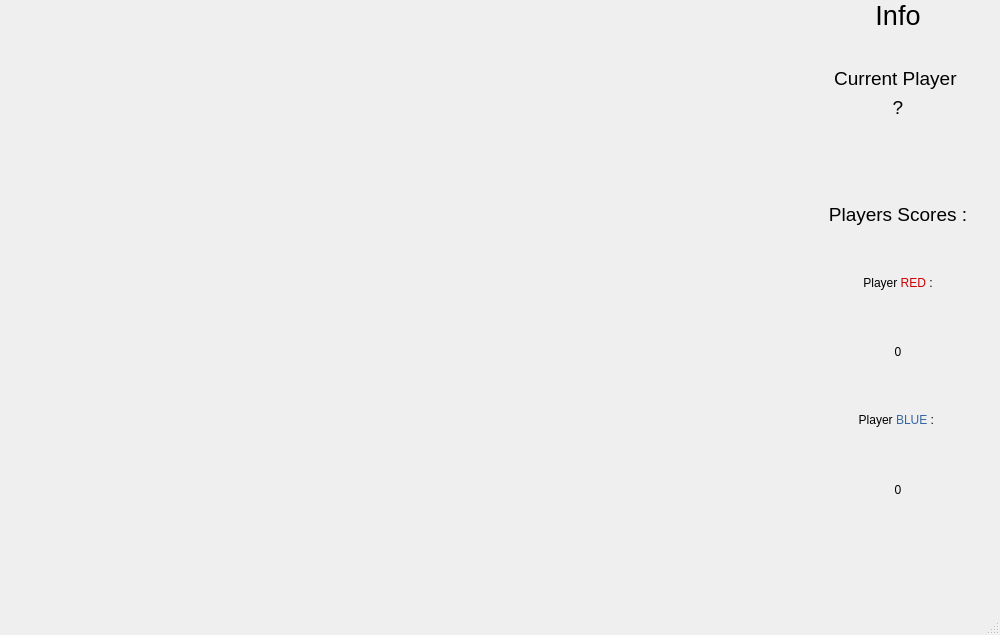
<?xml version="1.0" encoding="UTF-8"?>
<ui version="4.0">
 <class>MainWindow</class>
 <widget class="QMainWindow" name="MainWindow">
  <property name="geometry">
   <rect>
    <x>0</x>
    <y>0</y>
    <width>1000</width>
    <height>635</height>
   </rect>
  </property>
  <property name="sizePolicy">
   <sizepolicy hsizetype="Fixed" vsizetype="Fixed">
    <horstretch>0</horstretch>
    <verstretch>0</verstretch>
   </sizepolicy>
  </property>
  <property name="minimumSize">
   <size>
    <width>1000</width>
    <height>635</height>
   </size>
  </property>
  <property name="maximumSize">
   <size>
    <width>1000</width>
    <height>635</height>
   </size>
  </property>
  <property name="windowTitle">
   <string>MainWindow</string>
  </property>
  <widget class="QWidget" name="centralwidget">
   <widget class="QStackedWidget" name="stackedWidget">
    <property name="geometry">
     <rect>
      <x>0</x>
      <y>0</y>
      <width>811</width>
      <height>611</height>
     </rect>
    </property>
    <property name="currentIndex">
     <number>1</number>
    </property>
    <widget class="QWidget" name="pageConfig">
     <widget class="QWidget" name="layoutWidget">
      <property name="geometry">
       <rect>
        <x>7</x>
        <y>10</y>
        <width>791</width>
        <height>22</height>
       </rect>
      </property>
      <layout class="QHBoxLayout" name="horizontalLayout">
       <item>
        <spacer name="horizontalSpacer">
         <property name="orientation">
          <enum>Qt::Horizontal</enum>
         </property>
         <property name="sizeHint" stdset="0">
          <size>
           <width>40</width>
           <height>20</height>
          </size>
         </property>
        </spacer>
       </item>
       <item>
        <widget class="QLabel" name="labelConfigPageTitle">
         <property name="text">
          <string>CONFIGURATION</string>
         </property>
        </widget>
       </item>
       <item>
        <spacer name="horizontalSpacer_2">
         <property name="orientation">
          <enum>Qt::Horizontal</enum>
         </property>
         <property name="sizeHint" stdset="0">
          <size>
           <width>40</width>
           <height>20</height>
          </size>
         </property>
        </spacer>
       </item>
      </layout>
     </widget>
     <widget class="QWidget" name="layoutWidget">
      <property name="geometry">
       <rect>
        <x>0</x>
        <y>70</y>
        <width>801</width>
        <height>391</height>
       </rect>
      </property>
      <layout class="QHBoxLayout" name="horizontalLayout_7">
       <item>
        <spacer name="horizontalSpacer_13">
         <property name="orientation">
          <enum>Qt::Horizontal</enum>
         </property>
         <property name="sizeHint" stdset="0">
          <size>
           <width>228</width>
           <height>20</height>
          </size>
         </property>
        </spacer>
       </item>
       <item>
        <layout class="QVBoxLayout" name="verticalLayout_3">
         <item>
          <widget class="QLabel" name="labelConfigPageQuestionLoadTemplate">
           <property name="text">
            <string>Voulez-vous charger une tamplate: ?</string>
           </property>
           <property name="alignment">
            <set>Qt::AlignCenter</set>
           </property>
          </widget>
         </item>
         <item>
          <widget class="QGroupBox" name="groupBox">
           <property name="title">
            <string>Joueur rouge</string>
           </property>
           <layout class="QVBoxLayout" name="verticalLayout">
            <item>
             <widget class="QRadioButton" name="pageConfigRadioREDYES">
              <property name="text">
               <string>Oui</string>
              </property>
             </widget>
            </item>
            <item>
             <widget class="QRadioButton" name="pageConfigRadioREDNO">
              <property name="text">
               <string>Non</string>
              </property>
             </widget>
            </item>
           </layout>
          </widget>
         </item>
         <item>
          <widget class="QGroupBox" name="groupBox_2">
           <property name="title">
            <string>Joueur bleu</string>
           </property>
           <layout class="QVBoxLayout" name="verticalLayout_2">
            <item>
             <widget class="QRadioButton" name="pageConfigRadioBLUEYES">
              <property name="text">
               <string>Oui</string>
              </property>
             </widget>
            </item>
            <item>
             <widget class="QRadioButton" name="pageConfigRadioBLUENON">
              <property name="text">
               <string>Non</string>
              </property>
             </widget>
            </item>
           </layout>
          </widget>
         </item>
         <item>
          <widget class="QPushButton" name="buttonConfigPageValidate">
           <property name="text">
            <string>Valider</string>
           </property>
          </widget>
         </item>
        </layout>
       </item>
       <item>
        <spacer name="horizontalSpacer_14">
         <property name="orientation">
          <enum>Qt::Horizontal</enum>
         </property>
         <property name="sizeHint" stdset="0">
          <size>
           <width>228</width>
           <height>20</height>
          </size>
         </property>
        </spacer>
       </item>
      </layout>
     </widget>
    </widget>
    <widget class="QWidget" name="page"/>
    <widget class="QWidget" name="pageWelcome">
     <widget class="QWidget" name="layoutWidget_2">
      <property name="geometry">
       <rect>
        <x>0</x>
        <y>0</y>
        <width>791</width>
        <height>22</height>
       </rect>
      </property>
      <layout class="QHBoxLayout" name="horizontalLayout_6">
       <item>
        <spacer name="horizontalSpacer_11">
         <property name="orientation">
          <enum>Qt::Horizontal</enum>
         </property>
         <property name="sizeHint" stdset="0">
          <size>
           <width>40</width>
           <height>20</height>
          </size>
         </property>
        </spacer>
       </item>
       <item>
        <widget class="QLabel" name="labelWelcomePageTitle">
         <property name="text">
          <string>WELCOME</string>
         </property>
        </widget>
       </item>
       <item>
        <spacer name="horizontalSpacer_12">
         <property name="orientation">
          <enum>Qt::Horizontal</enum>
         </property>
         <property name="sizeHint" stdset="0">
          <size>
           <width>40</width>
           <height>20</height>
          </size>
         </property>
        </spacer>
       </item>
      </layout>
     </widget>
     <widget class="QPushButton" name="pushButtonWelcomePage">
      <property name="geometry">
       <rect>
        <x>290</x>
        <y>470</y>
        <width>191</width>
        <height>32</height>
       </rect>
      </property>
      <property name="text">
       <string>ALLER A LA PAGE CONFIG</string>
      </property>
     </widget>
     <widget class="QLabel" name="label">
      <property name="geometry">
       <rect>
        <x>70</x>
        <y>180</y>
        <width>691</width>
        <height>151</height>
       </rect>
      </property>
      <property name="text">
       <string>Bienvenue sur le jeu Stratego, Vous devez configurer le jeu avant de pouvoir lancer votre partie ! Après avoir cliqué sur le bouton ci-dessous, vous pourrez chosir comment voulez vous placer vos pièces, soit au moyen d'un template, soit de façon interactive</string>
      </property>
      <property name="textFormat">
       <enum>Qt::PlainText</enum>
      </property>
      <property name="wordWrap">
       <bool>true</bool>
      </property>
     </widget>
    </widget>
    <widget class="QWidget" name="pageGame">
     <property name="sizePolicy">
      <sizepolicy hsizetype="Fixed" vsizetype="Fixed">
       <horstretch>0</horstretch>
       <verstretch>0</verstretch>
      </sizepolicy>
     </property>
     <property name="minimumSize">
      <size>
       <width>900</width>
       <height>1000</height>
      </size>
     </property>
     <property name="maximumSize">
      <size>
       <width>900</width>
       <height>1000</height>
      </size>
     </property>
     <property name="baseSize">
      <size>
       <width>1000</width>
       <height>1000</height>
      </size>
     </property>
     <widget class="QWidget" name="layoutWidget">
      <property name="geometry">
       <rect>
        <x>0</x>
        <y>0</y>
        <width>791</width>
        <height>22</height>
       </rect>
      </property>
      <layout class="QHBoxLayout" name="horizontalLayout_5">
       <item>
        <spacer name="horizontalSpacer_9">
         <property name="orientation">
          <enum>Qt::Horizontal</enum>
         </property>
         <property name="sizeHint" stdset="0">
          <size>
           <width>40</width>
           <height>20</height>
          </size>
         </property>
        </spacer>
       </item>
       <item>
        <widget class="QLabel" name="labelGamePageTitle">
         <property name="text">
          <string>Jeu</string>
         </property>
        </widget>
       </item>
       <item>
        <spacer name="horizontalSpacer_10">
         <property name="orientation">
          <enum>Qt::Horizontal</enum>
         </property>
         <property name="sizeHint" stdset="0">
          <size>
           <width>40</width>
           <height>20</height>
          </size>
         </property>
        </spacer>
       </item>
      </layout>
     </widget>
    </widget>
   </widget>
   <widget class="QLabel" name="string_result">
    <property name="geometry">
     <rect>
      <x>10</x>
      <y>690</y>
      <width>471</width>
      <height>17</height>
     </rect>
    </property>
    <property name="text">
     <string>TextLabel</string>
    </property>
   </widget>
   <widget class="QWidget" name="verticalLayoutWidget">
    <property name="geometry">
     <rect>
      <x>810</x>
      <y>0</y>
      <width>176</width>
      <height>561</height>
     </rect>
    </property>
    <layout class="QVBoxLayout" name="verticalLayout_7">
     <item>
      <widget class="QLabel" name="info_2">
       <property name="font">
        <font>
         <pointsize>20</pointsize>
        </font>
       </property>
       <property name="text">
        <string>Info</string>
       </property>
       <property name="alignment">
        <set>Qt::AlignCenter</set>
       </property>
      </widget>
     </item>
     <item>
      <spacer name="verticalSpacer_4">
       <property name="orientation">
        <enum>Qt::Vertical</enum>
       </property>
       <property name="sizeType">
        <enum>QSizePolicy::Maximum</enum>
       </property>
       <property name="sizeHint" stdset="0">
        <size>
         <width>174</width>
         <height>20</height>
        </size>
       </property>
      </spacer>
     </item>
     <item>
      <layout class="QVBoxLayout" name="verticalLayout_8" stretch="0,0">
       <property name="spacing">
        <number>6</number>
       </property>
       <property name="topMargin">
        <number>10</number>
       </property>
       <property name="bottomMargin">
        <number>10</number>
       </property>
       <item>
        <widget class="QLabel" name="label_5">
         <property name="font">
          <font>
           <pointsize>14</pointsize>
          </font>
         </property>
         <property name="text">
          <string>Current Player </string>
         </property>
         <property name="alignment">
          <set>Qt::AlignCenter</set>
         </property>
        </widget>
       </item>
       <item>
        <widget class="QLabel" name="currentPlayerColor">
         <property name="font">
          <font>
           <pointsize>14</pointsize>
          </font>
         </property>
         <property name="text">
          <string>?</string>
         </property>
         <property name="alignment">
          <set>Qt::AlignCenter</set>
         </property>
        </widget>
       </item>
      </layout>
     </item>
     <item>
      <spacer name="verticalSpacer_5">
       <property name="orientation">
        <enum>Qt::Vertical</enum>
       </property>
       <property name="sizeType">
        <enum>QSizePolicy::Maximum</enum>
       </property>
       <property name="sizeHint" stdset="0">
        <size>
         <width>174</width>
         <height>48</height>
        </size>
       </property>
      </spacer>
     </item>
     <item>
      <layout class="QVBoxLayout" name="verticalLayout_9" stretch="10,10,10,10,10">
       <item>
        <widget class="QLabel" name="label_7">
         <property name="font">
          <font>
           <pointsize>14</pointsize>
          </font>
         </property>
         <property name="text">
          <string>Players Scores :</string>
         </property>
         <property name="alignment">
          <set>Qt::AlignCenter</set>
         </property>
        </widget>
       </item>
       <item>
        <widget class="QLabel" name="label_8">
         <property name="text">
          <string>&lt;html&gt;&lt;head/&gt;&lt;body&gt;&lt;p&gt;Player &lt;span style=&quot; color:#cc0000;&quot;&gt;RED &lt;/span&gt;:&lt;/p&gt;&lt;/body&gt;&lt;/html&gt;</string>
         </property>
         <property name="alignment">
          <set>Qt::AlignCenter</set>
         </property>
        </widget>
       </item>
       <item>
        <widget class="QLabel" name="scoreRed_2">
         <property name="text">
          <string>0</string>
         </property>
         <property name="alignment">
          <set>Qt::AlignCenter</set>
         </property>
        </widget>
       </item>
       <item>
        <widget class="QLabel" name="label_9">
         <property name="text">
          <string>&lt;html&gt;&lt;head/&gt;&lt;body&gt;&lt;p&gt;Player &lt;span style=&quot; color:#3465a4;&quot;&gt;BLUE&lt;/span&gt; : &lt;/p&gt;&lt;/body&gt;&lt;/html&gt;</string>
         </property>
         <property name="alignment">
          <set>Qt::AlignCenter</set>
         </property>
        </widget>
       </item>
       <item>
        <widget class="QLabel" name="scoreBlue_2">
         <property name="text">
          <string>0</string>
         </property>
         <property name="alignment">
          <set>Qt::AlignCenter</set>
         </property>
        </widget>
       </item>
      </layout>
     </item>
     <item>
      <spacer name="verticalSpacer_6">
       <property name="orientation">
        <enum>Qt::Vertical</enum>
       </property>
       <property name="sizeType">
        <enum>QSizePolicy::Fixed</enum>
       </property>
       <property name="sizeHint" stdset="0">
        <size>
         <width>20</width>
         <height>40</height>
        </size>
       </property>
      </spacer>
     </item>
    </layout>
   </widget>
  </widget>
  <widget class="QMenuBar" name="menubar">
   <property name="geometry">
    <rect>
     <x>0</x>
     <y>0</y>
     <width>1000</width>
     <height>22</height>
    </rect>
   </property>
  </widget>
  <widget class="QStatusBar" name="statusbar"/>
 </widget>
 <resources/>
 <connections/>
</ui>
